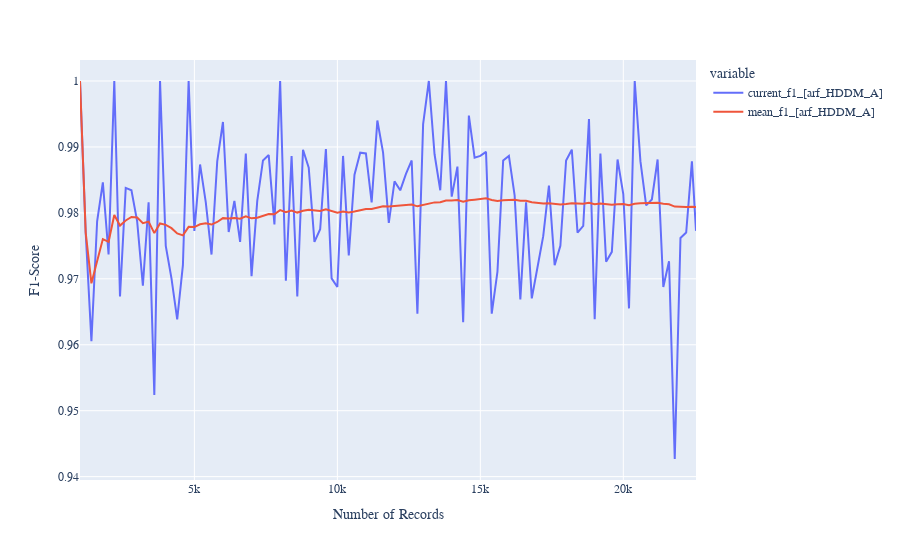

The cell this chart's notebook holds for it:
### Code cell
# page hinkley
fig = px.line(df_test_results, y=['current_f1_[arf_HDDM_A]', 'mean_f1_[arf_HDDM_A]'], x="id")
fig.update_layout(font_family="Times New Roman", xaxis_title = "Number of Records", yaxis_title = "F1-Score")
fig.show()
